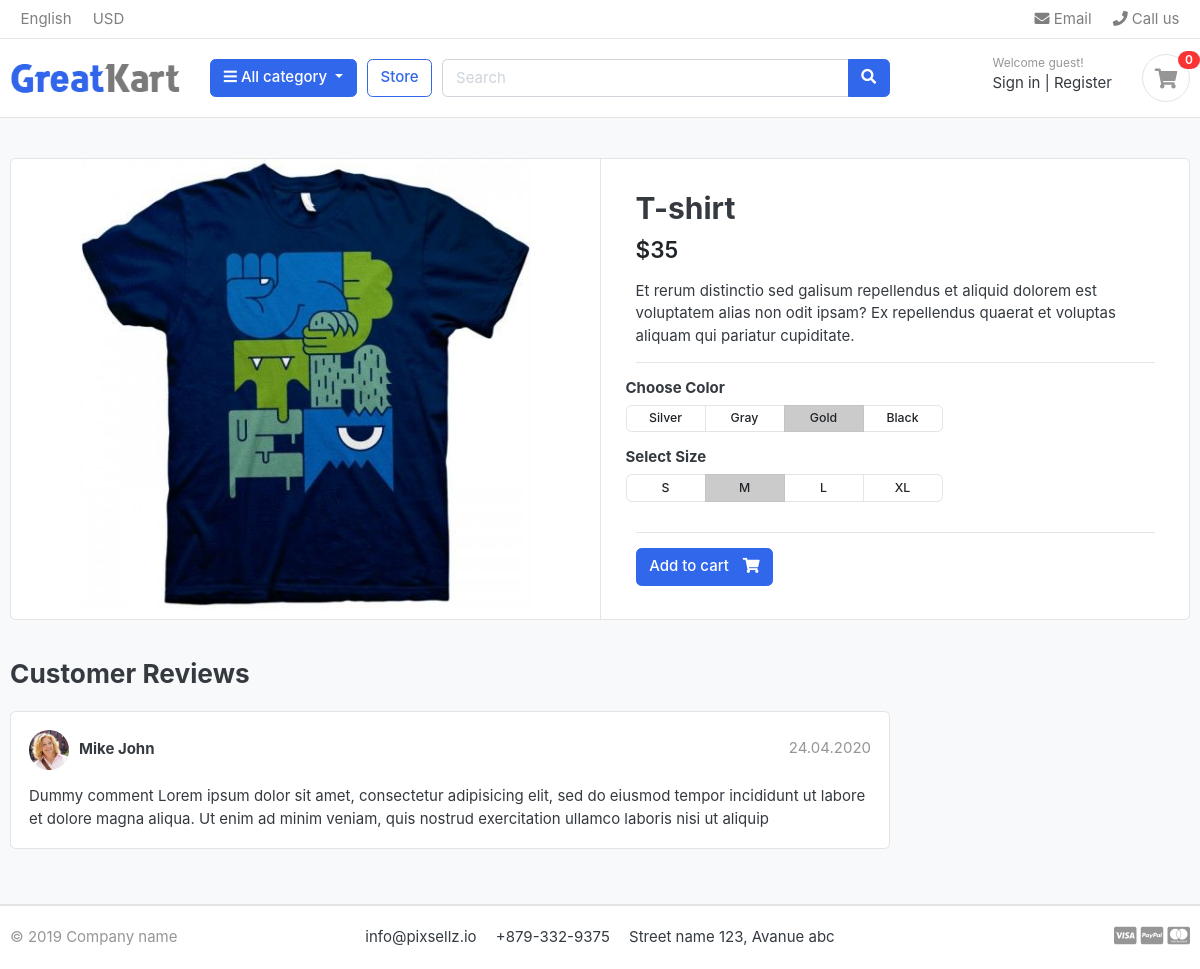
/store/t-shirts/t-shirt, run on an earlier commit of the app's database.
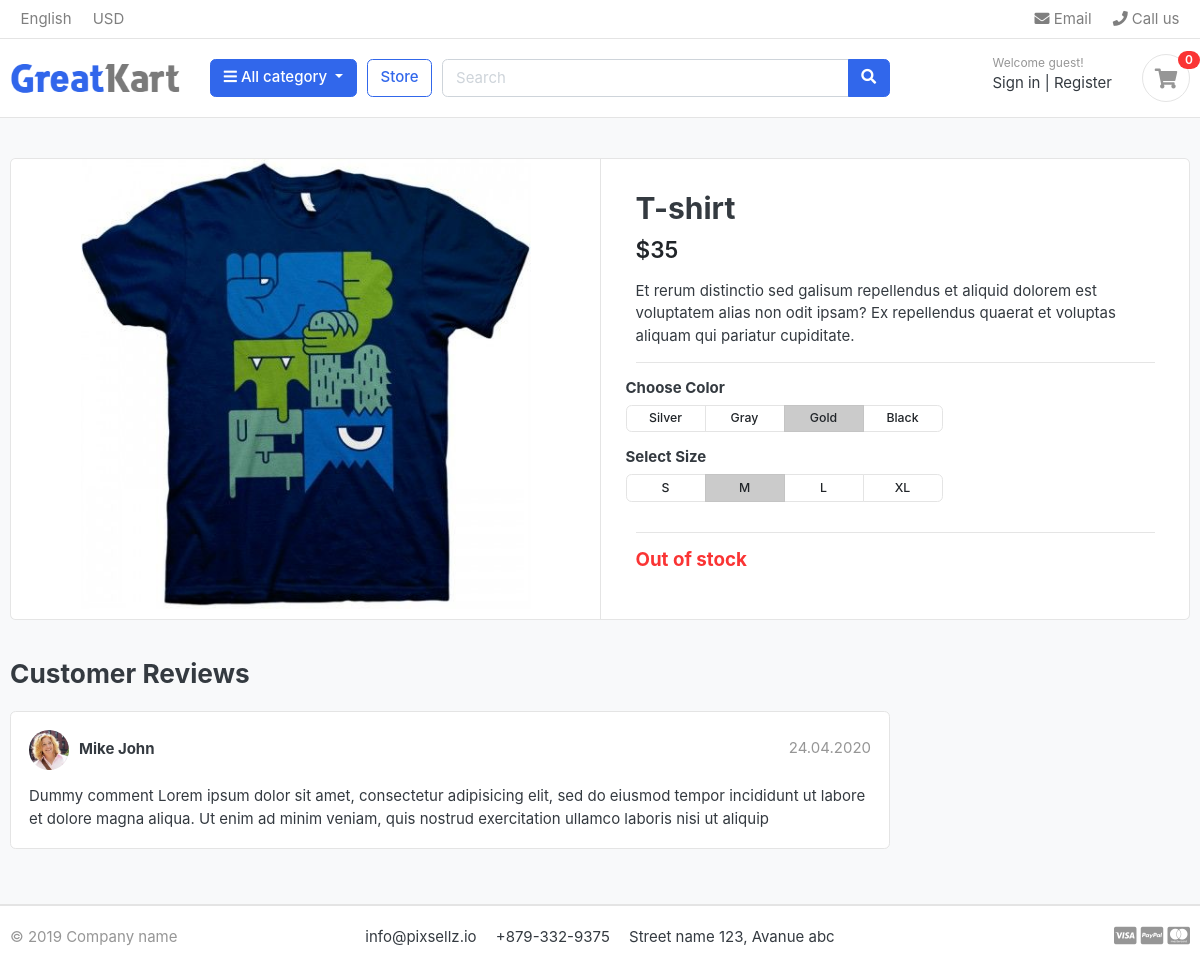
And on a later commit of the database.
### store/views.py (the view)
# urls.py: path('<slug:category_slug>/<slug:product_slug>', views.product_detail, name='product_detail'),
def product_detail(request, category_slug, product_slug):
    try:
        product = Product.objects.get(category__slug=category_slug, slug=product_slug)
    except Product.DoesNotExist as e:
        raise e
    context = {'product': product}
    return render(request, 'product_detail.html', context=context)

### category/context_processors.py (called while the page is built)
def menu_links(request):
    links = Category.objects.all()
    return dict(links=links)

### category/models.py (called while the page is built)
    def get_url(self):
        return reverse("product_by_category", args=(self.slug,))

### templates/product_detail.html
{% extends 'base.html' %}
{% load static %}
{% block content %}
<section class="section-content padding-y bg">
    <div class="container">
    <div class="card">
        <div class="row no-gutters">
            <aside class="col-md-6">
    <article class="gallery-wrap">
        <div class="img-big-wrap">
           <a href="#"><img src="{{ product.images.url }}"></a>
        </div>
    </article>
            </aside>
            <main class="col-md-6 border-left">
    <article class="content-body">
    <h2 class="title">{{ product.product_name }}</h2>
    <div class="mb-3">
        <var class="price h4">${{ product.price }}</var>
    </div>
    <p>{{ product.description }}</p>
    <hr>
        <div class="row">
            <div class="item-option-select">
                <h6>Choose Color</h6>
                <div class="btn-group btn-group-sm btn-group-toggle" data-toggle="buttons">
                  <label class="btn btn-light">
                    <input type="radio" name="radio_color"> Silver
                  </label>
                  <label class="btn btn-light">
                    <input type="radio" name="radio_color" > Gray
                  </label>
                  <label class="btn btn-light active">
                    <input type="radio" name="radio_color checked"> Gold
                  </label>
                  <label class="btn btn-light">
                    <input type="radio" name="radio_color"> Black
                  </label>
                </div>
            </div>
        </div>
        <div class="row">
            <div class="item-option-select">
                <h6>Select Size</h6>
                <div class="btn-group btn-group-sm btn-group-toggle" data-toggle="buttons">
                  <label class="btn btn-light">
                    <input type="radio" name="radio_color"> S
                  </label>
                  <label class="btn btn-light active">
                    <input type="radio" name="radio_color" checked> M
                  </label>
                  <label class="btn btn-light">
                    <input type="radio" name="radio_color"> L
                  </label>
                  <label class="btn btn-light">
                    <input type="radio" name="radio_color"> XL
                  </label>
                </div>
            </div>
        </div>
        <hr>
        {% if product.stock > 0 %}
        <a href="./product-detail.html" class="btn  btn-primary"> <span class="text">Add to cart</span> <i class="fas fa-shopping-cart"></i>  </a>
        {% else %}
        <h5 class="text-danger">Out of stock</h5>
        {% endif %}
    </article>
            </main>
        </div>
    </div>
    <br>
    <div class="row">
                <div class="col-md-9">
        <header class="section-heading">
            <h3>Customer Reviews </h3>
        </header>
        <article class="box mb-3">
            <div class="icontext w-100">
                <img src="./images/avatars/avatar1.jpg" class="img-xs icon rounded-circle">
                <div class="text">
                    <span class="date text-muted float-md-right">24.04.2020 </span>
                    <h6 class="mb-1">Mike John </h6>
                </div>
            </div>
            <div class="mt-3">
                <p>
                    Dummy comment Lorem ipsum dolor sit amet, consectetur adipisicing elit, sed do eiusmod
                    tempor incididunt ut labore et dolore magna aliqua. Ut enim ad minim veniam,
                    quis nostrud exercitation ullamco laboris nisi ut aliquip
                </p>
            </div>
        </article>
        </div>
    </div>
    </div>
    </section>
    {% endblock %}

What changed in the data, as far as the page shows it:
changed Product "T-shirt": stock 70 → 0 (drawn)
Also different on the page:
text no longer shown: "Add to cart"
text now shown: "Out of stock"
